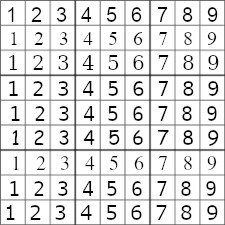
#> input picture grid.jpg, 225 x 225 px
$ python image_extractor.py
#> lines starting #> are read from the running program, lines starting #| are printed output that depends on the picture; after the words box and inside, x2 and y2 are one past the last pixel; in counts of white or black regions, pixels touching at a corner belong together
import cv2
import imutils
from imutils import contours as cts
import numpy as np
import os
os.environ['DISPLAY'] = ':0'

def print_image(image):
    print('here')
    cv2.imshow('thresh', image)
    cv2.waitKey(0)
    cv2.destroyAllWindows()

def save_image(img, contourn, path_string):
    x, y, w, h = cv2.boundingRect(contourn)
    cropped_contour = img[y: y+h, x: x + w]
    ret,thresh = cv2.threshold(cropped_contour,127,255,cv2.THRESH_BINARY_INV)
    kernel = np.ones((2,2))
    #dilated_img = cv2.dilate(thresh,kernel)
    output = cv2.resize(thresh, (28, 28))
    cv2.imwrite(path_string, output)
    #print_image(cropped_contour)
    return

image = cv2.imread('grid.jpg', 0)
#> image is the input picture: shape (225, 225); min 0, max 255, mean 221.8
#gray = cv2.cvtColor(image, cv2.COLOR_BAYER_BG2GRAY)
thresh = cv2.adaptiveThreshold(image, 255, cv2.ADAPTIVE_THRESH_GAUSSIAN_C, cv2.THRESH_BINARY_INV, 57, 5)
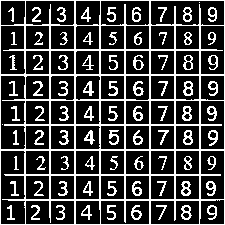
#> thresh: shape (225, 225); 24.5% white in thin lines or dots
print(thresh.shape)
#| (225, 225)
contourns, h = cv2.findContours(thresh, cv2.RETR_TREE, cv2.CHAIN_APPROX_SIMPLE)
#> contourns = 196 contours, 17 with area under 20; largest, box (x1, y1, x2, y2) and area: (0, 0, 225, 225) 50176, (150, 0, 225, 26) 1778, (0, 75, 26, 150) 1770, (0, 150, 26, 225) 1758, (100, 0, 150, 26) 1190; h = 196 rows, first 6: [-1, -1, 1, -1], [6, -1, 2, 0], [5, -1, 3, 1], [4, -1, -1, 2], [-1, 3, -1, 2], [-1, 2, -1, 1]


for contourn in contourns:
    area = cv2.contourArea(contourn)
    if area < 550:
        cv2.drawContours(thresh, [contourn], -1, (0,0,0), -1)
#> this loop made 196 passes
#> area on passes 2 to 4: 1153.5, 107, 31.5
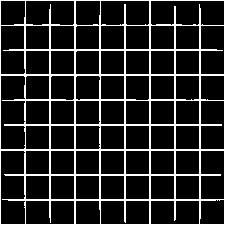
#> thresh: shape (225, 225); 14.6% white in thin lines or dots


vertical_kernel = cv2.getStructuringElement(cv2.MORPH_RECT, (1,5))
#> vertical_kernel = [1, 1, 1, 1, 1]
thresh = cv2.morphologyEx(thresh, cv2.MORPH_CLOSE, vertical_kernel, iterations=5)
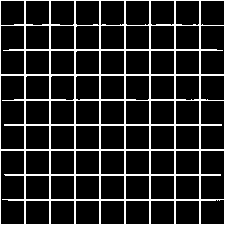
#> thresh: shape (225, 225); 14.9% white in thin lines or dots
horizontal_kernel = cv2.getStructuringElement(cv2.MORPH_RECT, (5,1))
#> horizontal_kernel = [[1, 1, 1, 1, 1]]
thresh = cv2.morphologyEx(thresh, cv2.MORPH_CLOSE, horizontal_kernel, iterations=5)
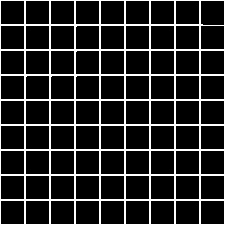
#> thresh: shape (225, 225); 15.3% white in thin lines or dots

#print_image(thresh)
invert = 255 - thresh
#> invert: shape (225, 225); 84.7% white; black in thin lines or dots
#print_image(invert)
contourns, h = cv2.findContours(invert, cv2.RETR_TREE, cv2.CHAIN_APPROX_SIMPLE)
#> contourns = 81 contours; largest, box (x1, y1, x2, y2) and area: (201, 1, 224, 25) 504, (201, 201, 224, 224) 484, (176, 201, 199, 224) 484, (151, 201, 174, 224) 484, (126, 201, 149, 224) 484; h = 81 rows, first 6: [1, -1, -1, -1], [2, 0, -1, -1], [3, 1, -1, -1], [4, 2, -1, -1], [5, 3, -1, -1], [6, 4, -1, -1]
# [4 lines of commented-out code are left out]
contourns, _ = cts.sort_contours(contourns, method = 'top-to-bottom')
#> contourns = 81 contours; largest, box (x1, y1, x2, y2) and area: (201, 1, 224, 25) 504, (176, 1, 199, 24) 484, (151, 1, 174, 24) 484, (126, 1, 149, 24) 484, (101, 1, 124, 24) 484
temp_row = []
sudoku_rows = []
print('here')
for (i, c) in enumerate(contourns, 1):
    area = cv2.contourArea(c)
    if area < 4500:
        temp_row.append(c)
        if i % 9 == 0:
            contourns, _ = cts.sort_contours(temp_row, method = "left-to-right")
            sudoku_rows.append(contourns)
            temp_row = []
#> this loop made 81 passes
#> (c, area) on passes 2 to 13: ([[176, 1], [176, 23], [198, 23], [198, 1]], 484), ([[151, 1], [151, 23], [173, 23], [173, 1]], 484), ([[126, 1], [126, 23], [148, 23], [148, 1]], 484), ([[101, 1], [101, 23], [123, 23], [123, 1]], 484), ([[76, 1], [76, 23], [98, 23], [98, 1]], 484), ([[51, 1], [51, 23], [73, 23], [73, 1]], 484), ([[26, 1], [26, 23], [48, 23], [48, 1]], 484), ([[1, 1], [1, 23], [23, 23], [23, 1]], 484), ([[201, 26], [201, 48], [223, 48], [223, 26]], 484), ([[176, 26], [176, 48], [198, 48], [198, 26]], 484), ([[151, 26], [151, 48], [173, 48], [173, 26]], 484), ([[126, 26], [126, 48], [148, 48], [148, 26]], 484)
#> area on passes 1, 15, 24, 33, 34, 35: 504.5, 483.5, 483.5, 483.5, 483.5, 483.5
#> after the loop, sudoku_rows = 9 items

string_path = 'img_r/FONT{}-NUMBER_{}.jpg'
for row, i in zip(sudoku_rows, range(1,10,1)):
    for c, j in zip(row, range(1,10,1)):
        print('here')
        save_image(image.copy(), c, string_path.format(i,j))
        '''
        mask = np.zeros(image.shape, dtype=np.uint8)
        cv2.drawContours(mask, [c], -1, (255,255,255), 3)
        result = cv2.bitwise_and(image, mask)
        result[mask == 0] = 255
        cv2.imshow('result', result)
        cv2.waitKey(0)
        '''
#> this loop made 9 passes
#> (printed output is left out)
#> pass 1, in save_image, `ret,thresh = cv2.threshold(cropped_contour,127,255,cv2.THRESH_BINARY_I..`:
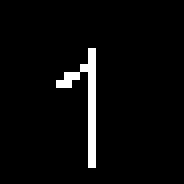
#> thresh: shape (23, 23) (shown 8 times larger); 3.8% white in thin lines or dots, all inside (x1, y1, x2, y2) = (7, 6, 12, 21)
#> pass 1, in save_image, `output = cv2.resize(thresh, (28, 28))`:
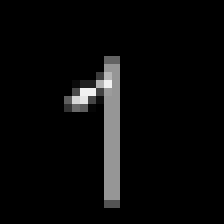
#> output: shape (28, 28) (shown 8 times larger); min 0, max 242, mean 9.4
#> pass 1, in save_image (call 2), `cropped_contour = img[y: y+h, x: x + w]`:
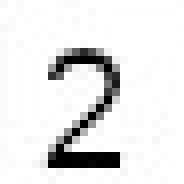
#> cropped_contour: shape (23, 23) (shown 8 times larger); min 0, max 255, mean 230.7
#print_image(invert)
cv2.destroyAllWindows()
